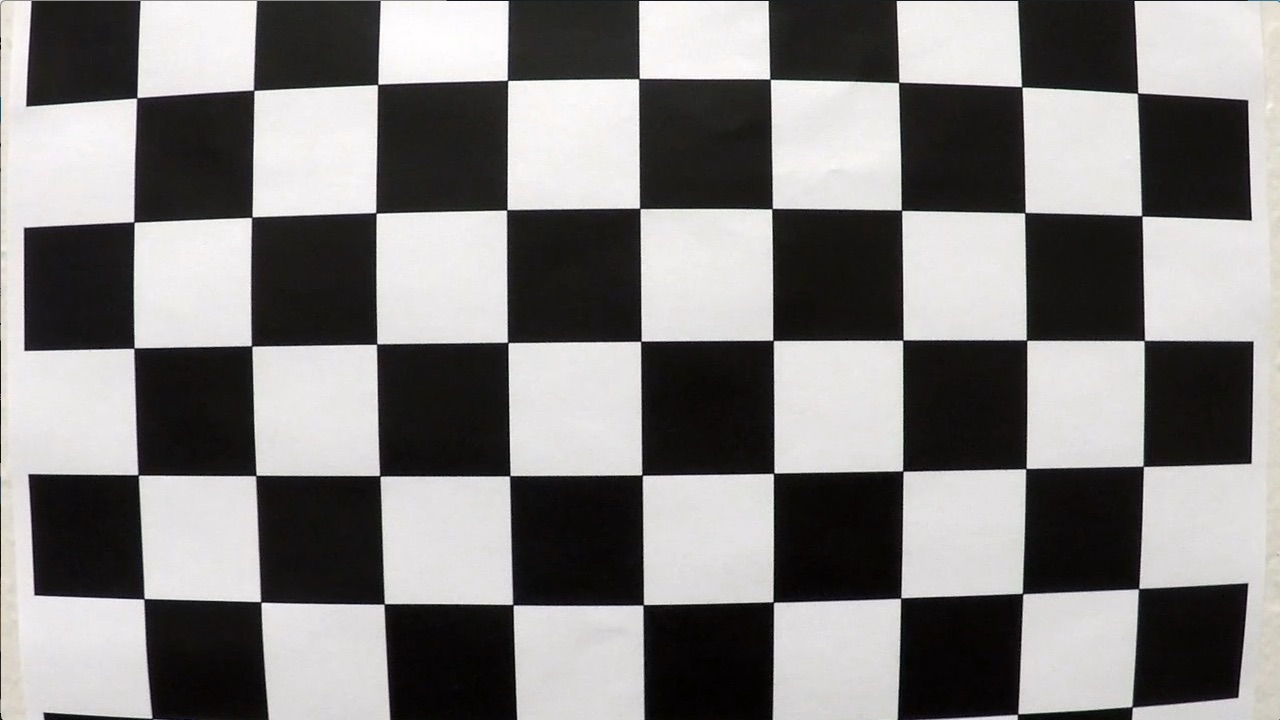
#> input picture data/camera_cal/calibration1.jpg, 1280 x 720 px
$ python -i gradients.py   (imports and definitions only)   (older library calls are emulated)
#> lines starting #> are read from the running program, lines starting #| are printed output that depends on the picture; after the words box and inside, x2 and y2 are one past the last pixel; in counts of white or black regions, pixels touching at a corner belong together
import numpy as np
import cv2


def gradient_abs_value_mask(image, sobel_kernel=3, axis='x', threshold=(0, 255)):
    """
    Masks the image based on gradient absolute value.

    Parameters
    ----------
    image           : Image to mask.
    sobel_kernel    : Kernel of the Sobel gradient operation.
    axis            : Axis of the gradient, 'x' or 'y'.
    threshold       : Value threshold for it to make it to appear in the mask.

    Returns
    -------
    Image mask with 1s in activations and 0 in other pixels.
    """
    # Take the absolute value of derivative in x or y given orient = 'x' or 'y'
    if axis == 'x':
        sobel = np.absolute(cv2.Sobel(image, cv2.CV_64F, 1, 0, ksize=sobel_kernel))
    if axis == 'y':
        sobel = np.absolute(cv2.Sobel(image, cv2.CV_64F, 0, 1, ksize=sobel_kernel))
    # Scale to 8-bit (0 - 255) then convert to type = np.uint8
    sobel = np.uint8(255 * sobel / np.max(sobel))
    # Create a mask of 1's where the scaled gradient magnitude is > thresh_min and < thresh_max
    mask = np.zeros_like(sobel)
    # Return this mask as your binary_output image
    mask[(sobel >= threshold[0]) & (sobel <= threshold[1])] = 1
    return mask

def gradient_magnitude_mask(image, sobel_kernel=3, threshold=(0, 255)):
    """
    Masks the image based on gradient magnitude.

    Parameters
    ----------
    image           : Image to mask.
    sobel_kernel    : Kernel of the Sobel gradient operation.
    threshold       : Magnitude threshold for it to make it to appear in the mask.

    Returns
    -------
    Image mask with 1s in activations and 0 in other pixels.
    """
    # Take the gradient in x and y separately
    sobel_x = cv2.Sobel(image, cv2.CV_64F, 1, 0, ksize=sobel_kernel)
    sobel_y = cv2.Sobel(image, cv2.CV_64F, 0, 1, ksize=sobel_kernel)
    # Calculate the magnitude
    magnitude = np.sqrt(sobel_x ** 2 + sobel_y ** 2)
    # Scale to 8-bit (0 - 255) and convert to type = np.uint8
    magnitude = (magnitude * 255 / np.max(magnitude)).astype(np.uint8)
    # Create a binary mask where mag thresholds are met
    mask = np.zeros_like(magnitude)
    mask[(magnitude >= threshold[0]) & (magnitude <= threshold[1])] = 1
    # Return this mask as your binary_output image
    return mask

def gradient_direction_mask(image, sobel_kernel=3, threshold=(0, np.pi / 2)):
    """
    Masks the image based on gradient direction.

    Parameters
    ----------
    image           : Image to mask.
    sobel_kernel    : Kernel of the Sobel gradient operation.
    threshold       : Direction threshold for it to make it to appear in the mask.

    Returns
    -------
    Image mask with 1s in activations and 0 in other pixels.
    """
    # Take the gradient in x and y separately
    sobel_x = cv2.Sobel(image, cv2.CV_64F, 1, 0, ksize=sobel_kernel)
    sobel_y = cv2.Sobel(image, cv2.CV_64F, 0, 1, ksize=sobel_kernel)
    # Take the absolute value of the x and y gradients and calculate the direction of the gradient
    direction = np.arctan2(np.absolute(sobel_y), np.absolute(sobel_x))
    # Create a binary mask where direction thresholds are met
    mask = np.zeros_like(direction)
    # Return this mask as your binary_output image
    mask[(direction >= threshold[0]) & (direction <= threshold[1])] = 1
    return mask

def color_threshold_mask(image, threshold=(0, 255)):
    """
    Masks the image based on color intensity.

    Parameters
    ----------
    image           : Image to mask.
    threshold       : Color intensity threshold.

    Returns
    -------
    Image mask with 1s in activations and 0 in other pixels.
    """
    mask = np.zeros_like(image)
    mask[(image > threshold[0]) & (image <= threshold[1])] = 1
    return mask

def get_edges(image, separate_channels=False):
    """
    Masks the image based on a composition of edge detectors: gradient value,
    gradient magnitude, gradient direction and color.

    Parameters
    ----------
    image               : Image to mask.
    separate_channels   : Flag indicating if we need to put masks in different color channels.

    Returns
    -------
    Image mask with 1s in activations and 0 in other pixels.
    """
#> called with separate_channels = False
    # Convert to HLS color space and separate required channel
    hls = cv2.cvtColor(np.copy(image), cv2.COLOR_RGB2HLS).astype(np.float)
    s_channel = hls[:, :, 2]
    # Get a combination of all gradient thresholding masks
    gradient_x = gradient_abs_value_mask(s_channel, axis='x', sobel_kernel=3, threshold=(20, 100))
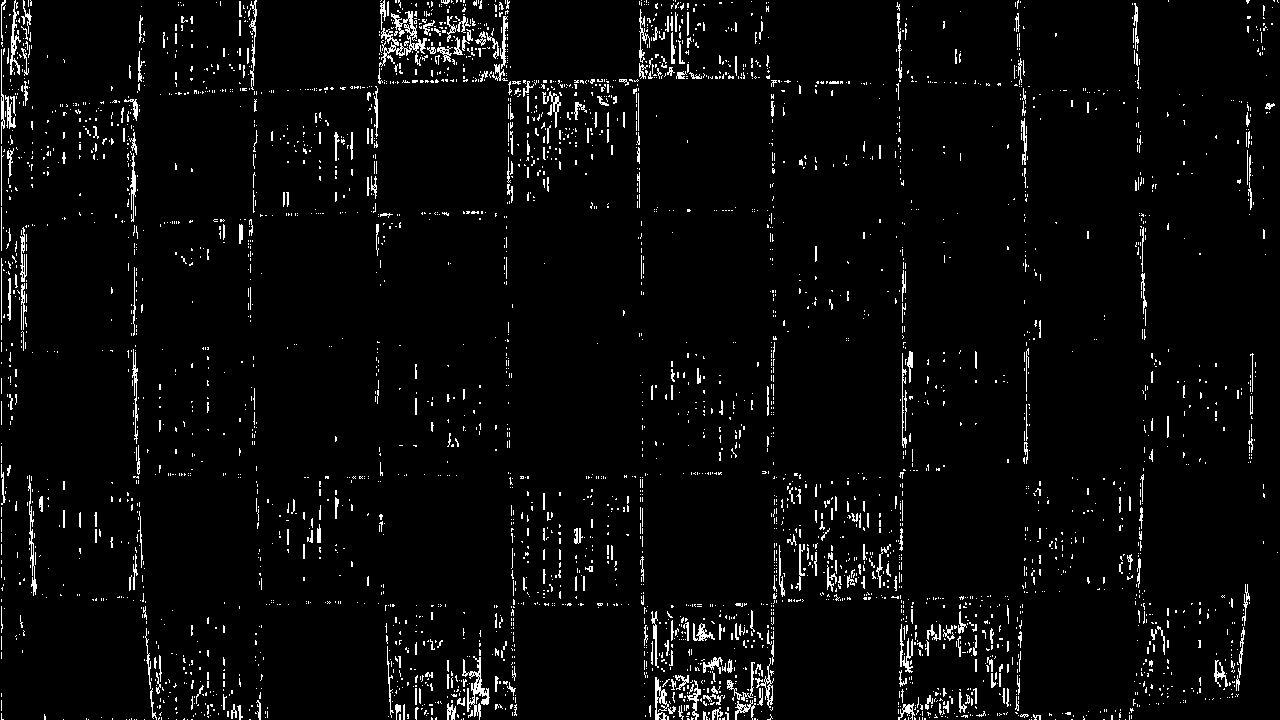
#> gradient_x: shape (720, 1280); values 0 (black) and 1 (white), 3.8% white in thin lines or dots
    gradient_y = gradient_abs_value_mask(s_channel, axis='y', sobel_kernel=3, threshold=(20, 100))
#> gradient_y: shape (720, 1280); values 0 (black) and 1 (white), 3.9% white in thin lines or dots
    magnitude = gradient_magnitude_mask(s_channel, sobel_kernel=3, threshold=(20, 100))
#> in gradient_magnitude_mask, `sobel_x = cv2.Sobel(image, cv2.CV_64F, 1, 0, ksize=sobel_kernel)`:
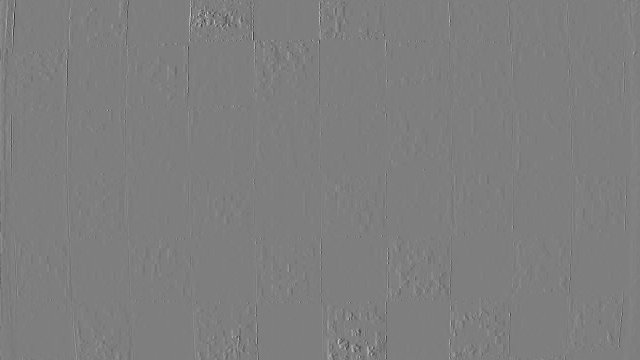
#> sobel_x: shape (720, 1280) float64 (shown at 1/2 size); min -1005, max 1020, mean 0; drawn with min black and max white
#> magnitude: shape (720, 1280); values 0 (black) and 1 (white), 6.5% white in thin lines or dots
    direction = gradient_direction_mask(s_channel, sobel_kernel=3, threshold=(0.7, 1.3))
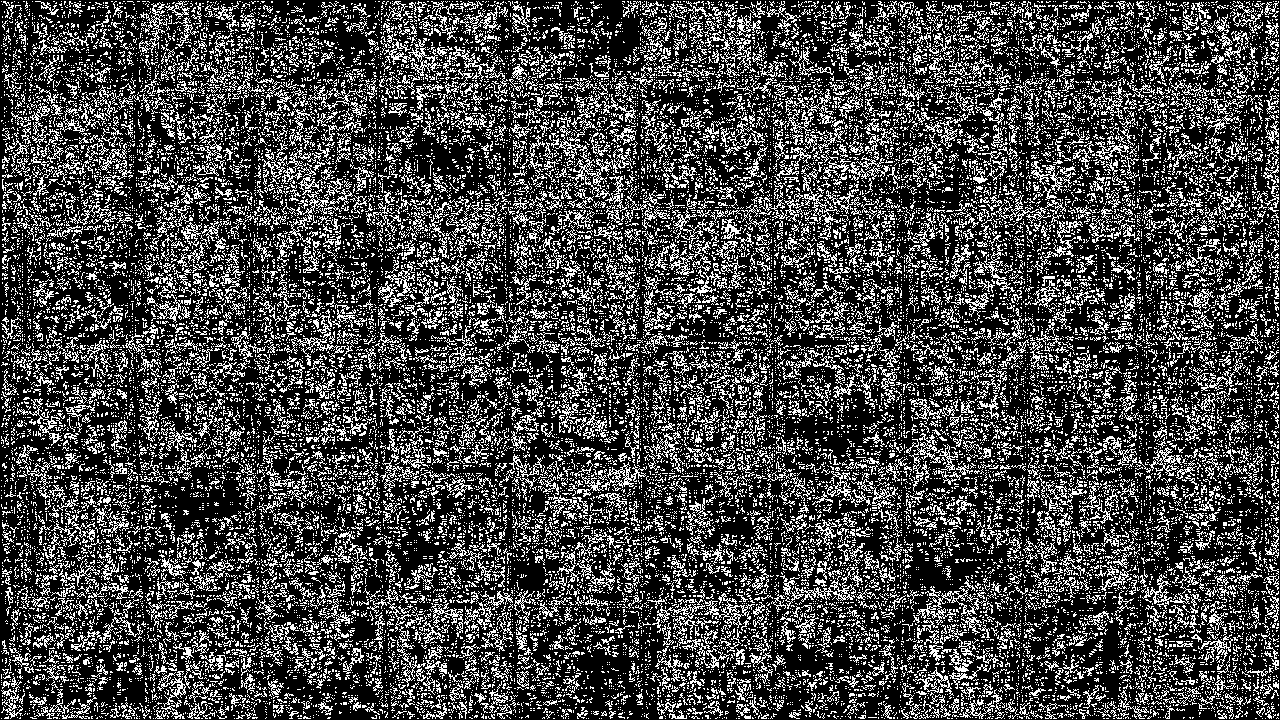
#> direction: shape (720, 1280) float64; values 0 (black) and 1 (white), 27.3% white in thin lines or dots
    gradient_mask = np.zeros_like(s_channel)
    gradient_mask[((gradient_x == 1) & (gradient_y == 1)) | ((magnitude == 1) & (direction == 1))] = 1
    # Get a color thresholding mask
    color_mask = color_threshold_mask(s_channel, threshold=(170, 255))
#> color_mask: shape (720, 1280) float64; values 0 (black) and 1 (white), 0.24% white; 481 white regions (471 under 20 px), largest, box (x1, y1, x2, y2) and area: (396, 24, 452, 53) 703, (680, 685, 696, 699) 124, (736, 694, 755, 711) 120

    if separate_channels:
        return np.dstack((np.zeros_like(s_channel), gradient_mask, color_mask))
    else:
        mask = np.zeros_like(gradient_mask)
        mask[(gradient_mask == 1) | (color_mask == 1)] = 1
        return mask

>>> import cv2
>>> picture = cv2.cvtColor(cv2.imread('../../data/camera_cal/calibration1.jpg'), cv2.COLOR_BGR2RGB)
>>> result = get_edges(picture)
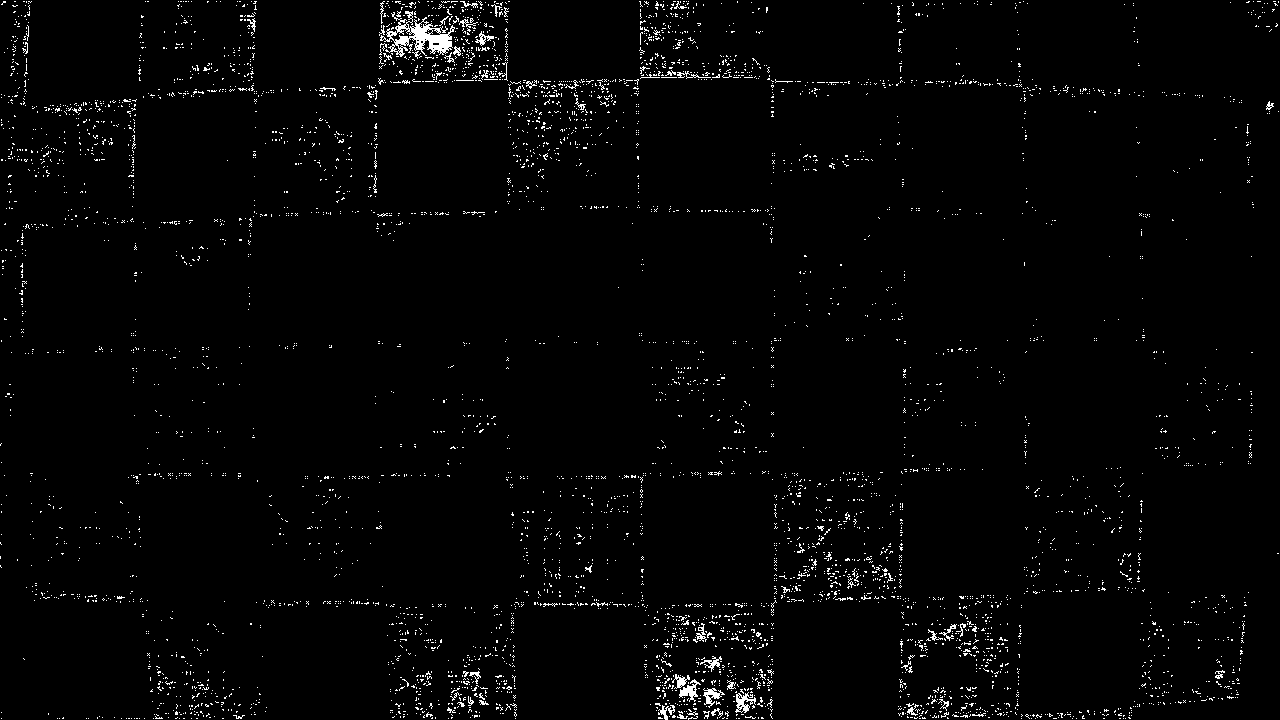
#> result: shape (720, 1280) float64; values 0 (black) and 1 (white), 1.9% white in thin lines or dots
